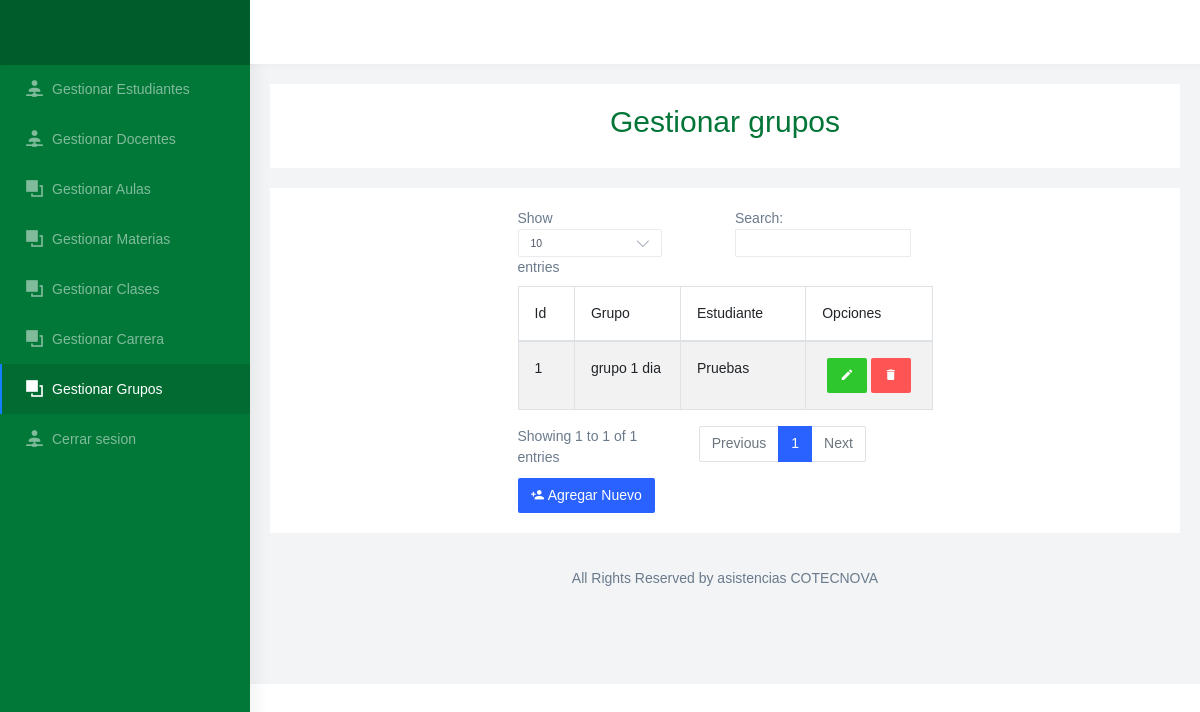
Page /gestion_grupo.php on the earlier database version.
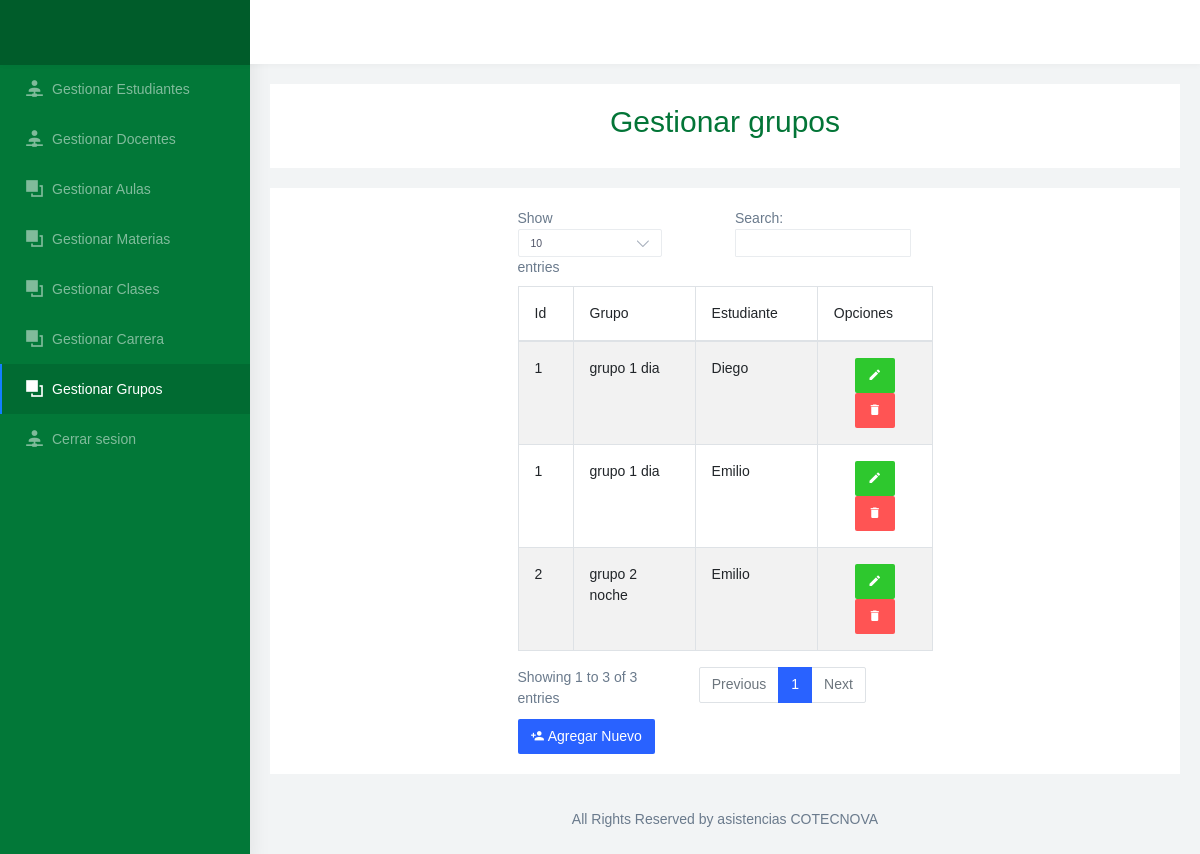
Same page on the later database version.
### tables this page shows
CREATE TABLE `grupo` (
  `id_grupo` int(11) NOT NULL COMMENT 'Id del grupo',
  `nombre` varchar(45) NOT NULL COMMENT 'Nombre del grupo',
  `Estudiante_id_estudiante` int(11) NOT NULL COMMENT 'Id del estudiante',
  `estado` int(11) NOT NULL COMMENT 'Activo o inactivo'
);

CREATE TABLE `estudiante` (
  `id_estudiante` int(11) NOT NULL COMMENT 'Identificador del estudiante',
  `documento` varchar(45) NOT NULL COMMENT 'Documento del estudiante',
  `nombres` varchar(45) NOT NULL COMMENT 'Nombres del estudiante',
  `apellidos` varchar(45) NOT NULL COMMENT 'Apellidos del estudiante',
  `jornada` varchar(45) NOT NULL COMMENT 'Jornada del estudiante',
  `semestre` varchar(45) NOT NULL COMMENT 'Semestre en el que se encuentra',
  `clave` varchar(45) NOT NULL COMMENT 'Clave del estudiante',
  `estado` int(11) NOT NULL COMMENT 'Activo o inactivo',
  `Carrera_id_carrera` int(11) NOT NULL COMMENT 'Id de la carrera que cursa',
  `tipo_usuario_id_tipo_usuario` int(11) NOT NULL COMMENT 'Id del tipo de usuario'
);

### Modelo/MySQL.php (called while the page is built, shortened)
<?php
class MySQL{
    private $hostname  = "localhost";
    private $user = "root";
    private $password = "";
    private $database = "asistencia";
    private $conexion;
    public function conectar(){
        $this->conexion = mysqli_connect($this->hostname, $this->user, $this->password, $this->database);
    }
    public function efectuarConsulta($consulta){
        mysqli_query($this->conexion, "SET lc_time_names = 'es_ES'" );
        mysqli_query($this->conexion, "SET NAMES 'utf8'");
        mysqli_query($this->conexion, "SET CHARACTER 'utf8'");
       $this->resultadoConsulta = mysqli_query($this->conexion, $consulta);
        return $this->resultadoConsulta;
    }
}

### gestion_grupo.php (the view, shortened to what this page needs)
<!DOCTYPE html>
<html dir="ltr" lang="en">
<head>
  <link href="css/chartist.min.css" rel="stylesheet">
  <link href="css/style.min.css" rel="stylesheet">
  <link href="css/ie7.css" rel="stylesheet">
  <link href="css/materialdesignicons.min.css" rel="stylesheet">
  <link href="css/weather-icons.min.css" rel="stylesheet">
  <link href="css/registro.css" rel="stylesheet" media="all">
  <link href="https://cdnjs.cloudflare.com/ajax/libs/twitter-bootstrap/4.5.2/css/bootstrap.css" rel="stylesheet" media="all">
</head>
<body>
  <?php
  if (!isset($_SESSION['tipousuario'])) {
    require_once 'Modelo/MySQL.php';
    $mysql = new MySQL;
    $mysql->conectar();
    $MostrarDatos = $mysql->efectuarConsulta("SELECT asistencia.grupo.id_grupo, asistencia.grupo.nombre, asistencia.estudiante.nombres from grupo join estudiante on estudiante.id_estudiante = grupo.Estudiante_id_estudiante where asistencia.grupo.estado = 1");
  }
  ?>
  <div id="main-wrapper" data-navbarbg="skin6" data-theme="light" data-layout="vertical" data-sidebartype="full" data-boxed-layout="full">
    <header class="topbar" data-navbarbg="skin6">
      <nav class="navbar top-navbar navbar-expand-md navbar-light">
        <div class="navbar-header" data-logobg="skin5">
          <div class="navbar-brand">
            <a href="index.html" class="logo">
            </a>
          </div>
        </div>
      </nav>
    </header>
    <div class="page-wrapper">
      <div class="container-fluid">
        <div class="row">
          <div class="col-12">
            <div class="card">
              <div class="card-body" align="center">
                  <h2 style="color: #037537">Gestionar grupos</h2>
              </div>
            </div>
            <div class="card">
              <div class="card-body">
                <div class="container col-md-6 col-md-offset-3">
                  <table id="example" class="table table-striped table-bordered" style="width:100%">
                    <thead>
                      <tr>
                        <th>Id</th>
                        <th>Grupo</th>
                        <th>Estudiante</th>
                        <th>Opciones</th>
                      </tr>
                    </thead>
                    <tbody>
                      <tr>
                        <?php
                        while ($valores1 = mysqli_fetch_assoc($MostrarDatos)) {
                          $id_grupo = $valores1 ['id_grupo'];
                        ?>
                          <td><?php echo $valores1['id_grupo'] ?></td>
                          <td><?php echo $valores1['nombre'] ?></td>
                          <td><?php echo $valores1['nombres'] ?></td>
                          <td>
                            <div class="text-center">
                              <a class="btn" style="background-color: #2EC82E;color: white" href='update_grupos2.php?id_grupo=<?php echo $id_grupo; ?>' role="button"><i class="mdi mdi-pencil"></i></a>
                              <a class="btn" style="background-color: #FF5454;color: white" href='Controlador/delete_grupos.php?id_grupo=<?php echo $id_grupo; ?>' role="button"><i class="mdi mdi-delete"></i></a>
                            </div>
                          </td>
                      </tr>
                    <?php
                        }
                    ?>
                    </tbody>
                  </table>
                  <a class="btn" style="background-color: #2962FF;color: white" href="registro_grupos.php" role="button"><i class="mdi mdi-account-plus"></i> Agregar Nuevo</a>
                </div>
              </div>
            </div>
          </div>
        </div>
        <footer class="footer text-center">
          All Rights Reserved by asistencias COTECNOVA
        </footer>
      </div>
    </div>
</body>
</html>

Differences in the rows shown:
now on this page (row edited): grupo: id_grupo "1", nombre "grupo 1 dia", estudiante.nombres "Diego"
computed for grupo (number 2 of 3 on the later page): estudiante.nombres "Pruebas" → "Emilio"
added grupo: id_grupo "2", nombre "grupo 2 noche", estudiante.nombres "Emilio"
Other differences:
text written by a page script: "Show entries Search: Showing 1 to 1 of 1 entries Previous 1 Next" → "Show entries Search: Showing 1 to 3 of 3 entries Previous 1 Next"
